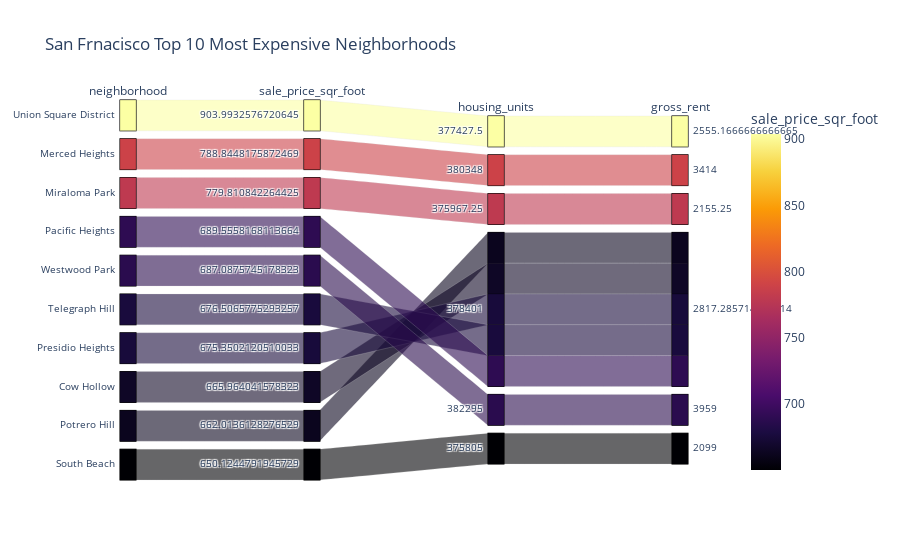

The code cell stored with this chart in its notebook:
### Code cell
# Parallel Categories Plot
avg_sale_price.reset_index(inplace=True)
px.parallel_categories(
    avg_sale_price,
    title='San Frnacisco Top 10 Most Expensive Neighborhoods',
    dimensions=['neighborhood', 'sale_price_sqr_foot', 'housing_units', 'gross_rent'],
    color='sale_price_sqr_foot',
    color_continuous_scale=px.colors.sequential.Inferno
)

### Figure 1 — Plotly figure (JSON) as saved in the notebook; plotly's stock layout.template omitted (floating-point values rounded to 4 significant figures)
{"data": [{"dimensions": [{"label": "neighborhood", "values": ["Union Square District", "Merced Heights", "Miraloma Park", "Pacific Heights", "Westwood Park", "Telegraph Hill", "Presidio Heights", "Cow Hollow", "Potrero Hill", "South Beach"]}, {"label": "sale_price_sqr_foot", "values": [904.0, 788.8, 779.8, 689.6, 687.1, 676.5, 675.4, 666.0, 662.0, 650.1]}, {"label": "housing_units", "values": [377400.0, 380348, 376000.0, 378401, 382295, 378401, 378401, 378401, 378401, 375805]}, {"label": "gross_rent", "values": [2555.0, 3414, 2155.0, 2817.0, 3959, 2817.0, 2817.0, 2817.0, 2817.0, 2099]}], "domain": {"x": [0, 1], "y": [0, 1]}, "line": {"color": [904.0, 788.8, 779.8, 689.6, 687.1, 676.5, 675.4, 666.0, 662.0, 650.1], "coloraxis": "coloraxis"}, "name": "", "type": "parcats"}], "layout": {"coloraxis": {"colorbar": {"title": {"text": "sale_price_sqr_foot"}}, "colorscale": [[0, "#000004"], [0.1111, "#1b0c41"], [0.2222, "#4a0c6b"], [0.3333, "#781c6d"], [0.4444, "#a52c60"], [0.5556, "#cf4446"], [0.6667, "#ed6925"], [0.7778, "#fb9b06"], [0.8889, "#f7d13d"], [1, "#fcffa4"]]}, "legend": {"tracegroupgap": 0}, "title": {"text": "San Frnacisco Top 10 Most Expensive Neighborhoods"}}}
